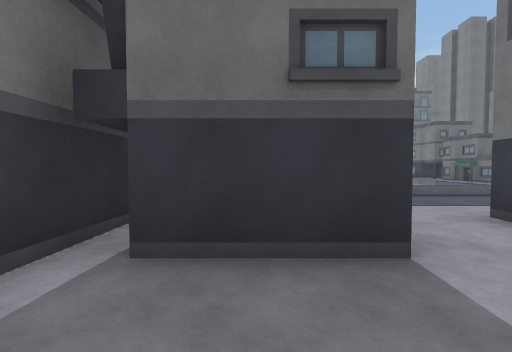
[1] (above)

20 first-person views from a walk through a Unity game level. The camera is 1.3 m above the floor, tilts 2° down and sees 90° across. The floor is counted in squares, 2 m on a side. Each view is taken from the middle of a square. On the plan, view 1 faces up. The plan holds only what a view shows up to about 9 squares ahead; the rest is blank. The place goes on beyond the plan. The player is left out. Door leaves are left out, so doorways stand open. Some surface patterns are stand-ins.

[2]
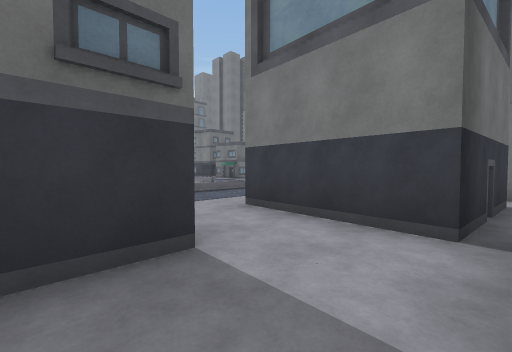

[3]
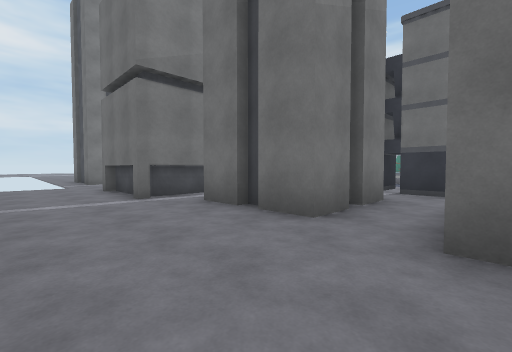

[4]
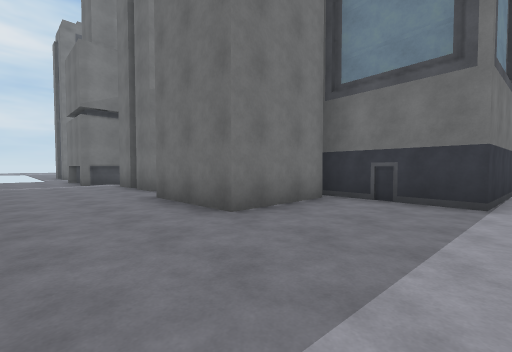

[5]
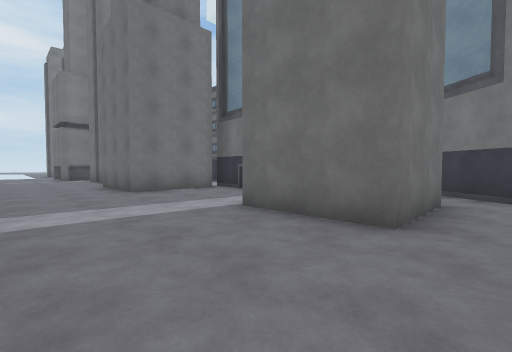

[6]
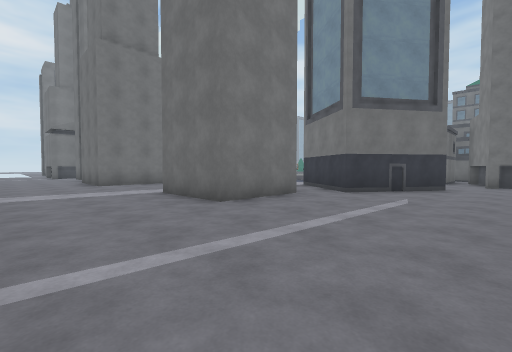

[7]
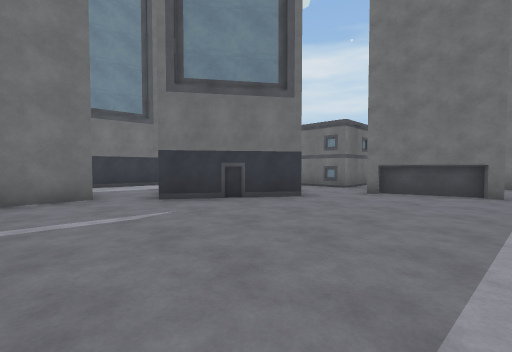

[8]
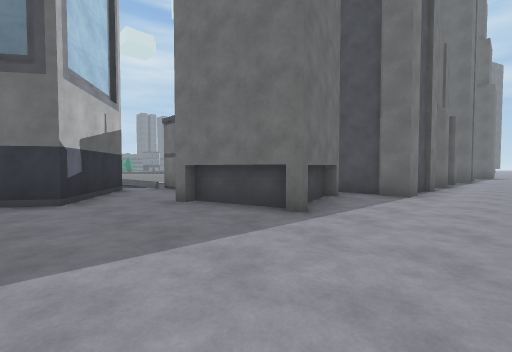

[9]
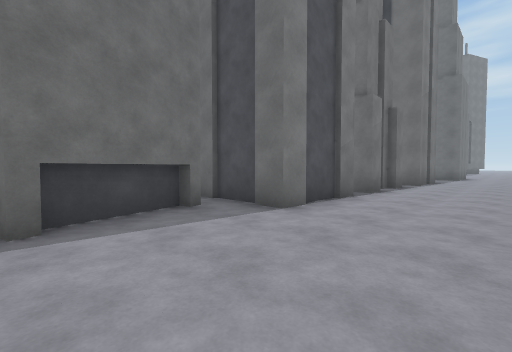

[10]
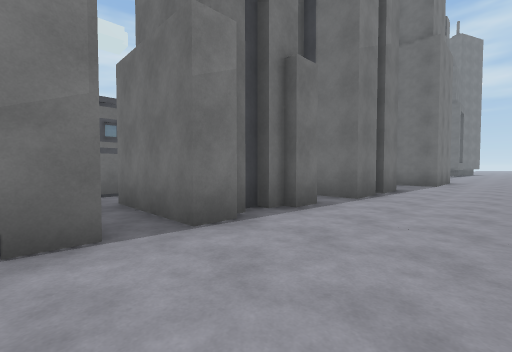

[11]
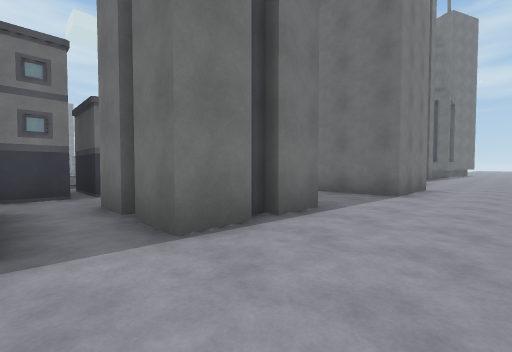

[12]
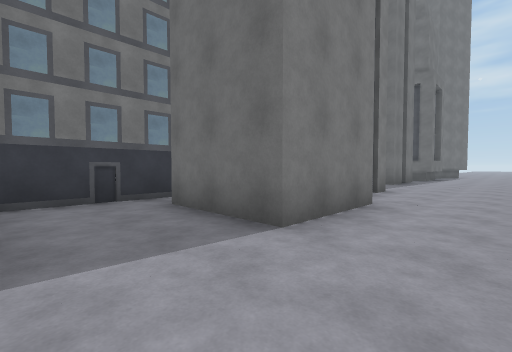

[13]
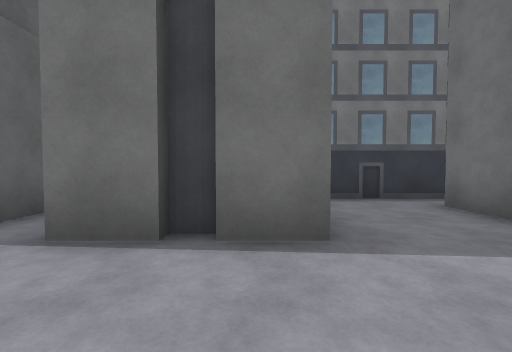

[14]
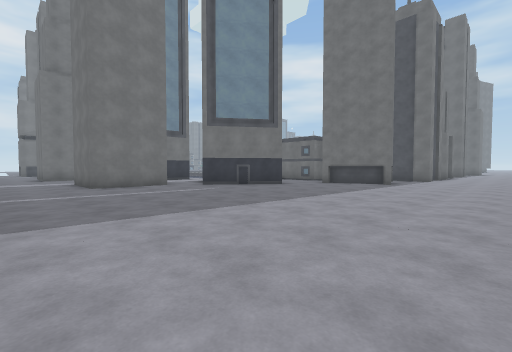

[15]
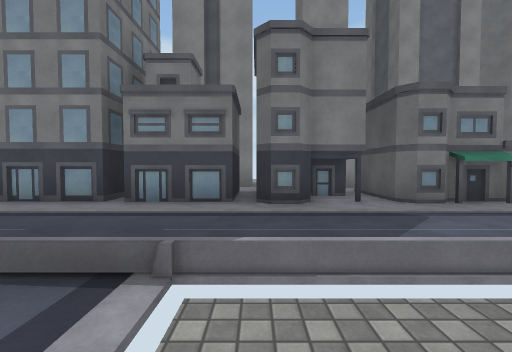

[16]
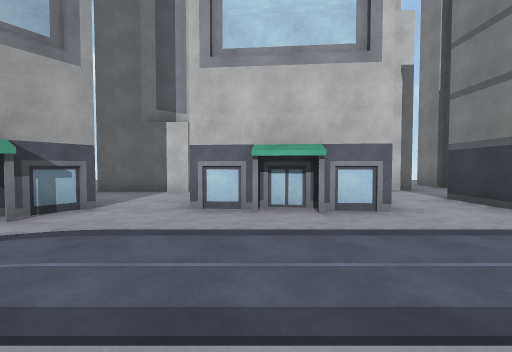

[17]
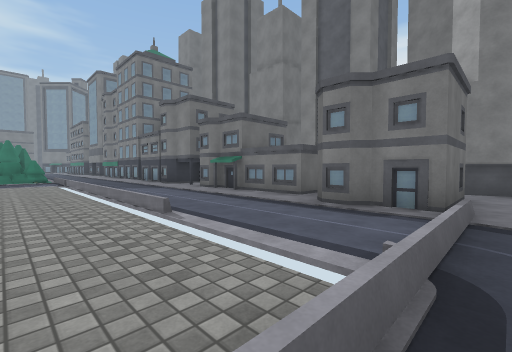

[18]
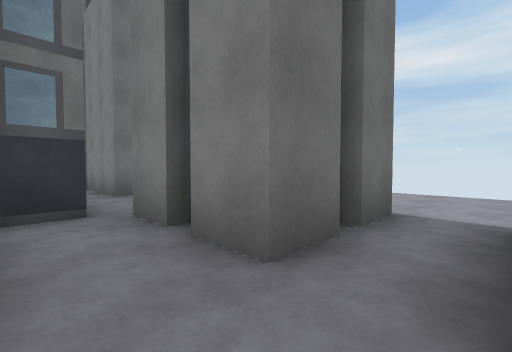

[19]
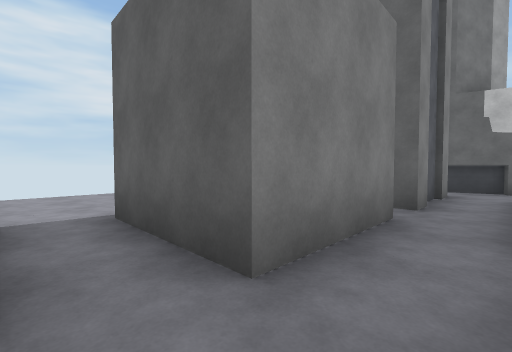

[20]
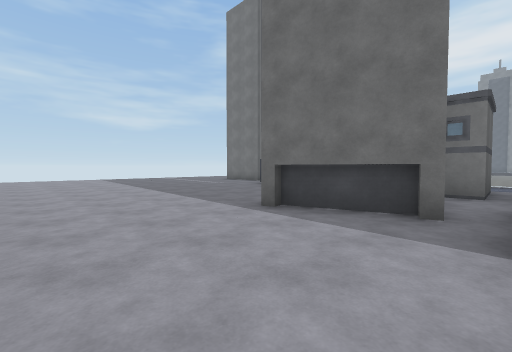

### Floor plan
Key: @ floor where view 1 was taken; # wall or solid block; . floor; B building.
Columns run from 8 left of view 1 to 18 right of it. Each row starts with its distance up from view 1.
 30                          ..
 29                         ...
 28                        ....
 27                        ....
 26                       BB...
 25                         ...
 24                       BB...
 23                       ###..
 22                      .###..
 21                   ###...B..
 20                  .###......
 19                 ..###......
 18                ...B ..##B..
 17              .....# .. #B..
 16              . ...##..BB...
 15              . ...##.###...
 14              . ...#B.##B...
 13              .  ..##.###...
 12              . ...# .......
 11              . ...BB.###...
 10              . ...BB.###...
  9              . ......##B...
  8              . ...##.#B....
  7              . ...#B###....
  6             .........##B...
  5            ......##........
  4         B ......# ##.......
  3       ####.####.####.......
  2      B####.####..##........
  1        ....###.............
  0        #@B.....B##.........
 -1    B   #.  #... ##.........
 -2    #.###.  #...###.........
 -3 ..##.......................
 -4 ...........................
 -5 ......................

Positions as (right, up) in squares from view 1, and headings:
1: (0, 0), facing up
2: (0, 0), facing up-right
3: (1, -5), facing up-left
4: (6, -5), facing up-left
5: (10, -5), facing up-left
6: (13, -5), facing up-left
7: (15, -1), facing up-left
8: (17, 3), facing up-left
9: (18, 6), facing up-left
10: (18, 11), facing up-left
11: (18, 15), facing up-left
12: (18, 19), facing up-left
13: (18, 18), facing left
14: (18, -4), facing up-left
15: (5, 16), facing right
16: (5, 7), facing down
17: (5, 6), facing up-right
18: (12, 15), facing up-right
19: (12, 16), facing down-right
20: (18, 9), facing down-left
